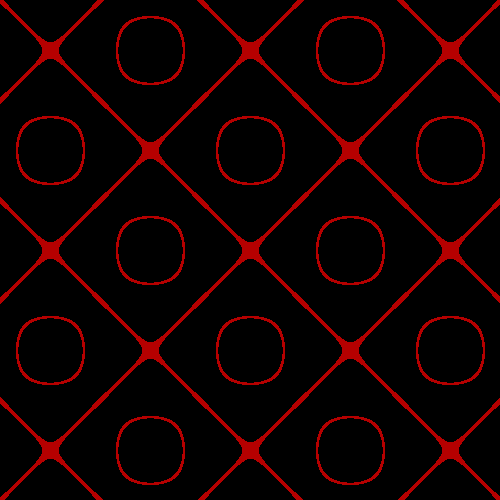
Frame 1 (no input)
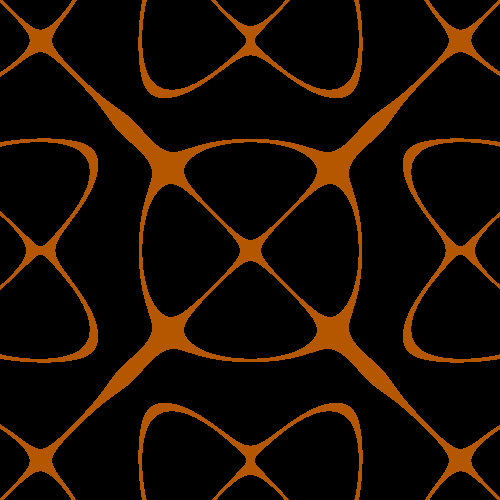
Frame 60 (the mouse pressed at the canvas centre just before this capture)
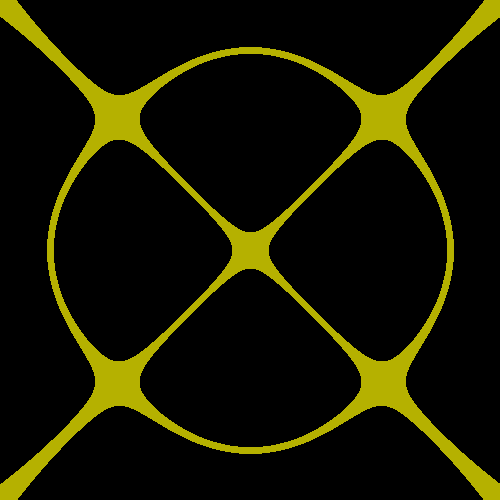
Frame 120 (the mouse held since frame 60 and released just before this capture)

The Processing sketch that drew these frames (run headless with seeded random() and noise(); from frame 60 on, the mouse is pressed at the canvas centre):

// Processing sketch: ChladniFigures
// ── ChladniFigures.pde
// Interesting playing around with different ways of changing m and n
float n = 20;
float m = -10;
float epsilon = 0.1;
float res;
int count = 500;
float increment = 0.001;
String currentlyAdjusting = "n";
float nIncrement = 0.1;
float cIx = 0;
int cChangeRate = 2;
boolean start;
float displacement = 0.0;//2.0;


void setup() {
  size(500, 500);
  background(0);
  res = width/count;
  //stroke(255, 0, 0);
  colorMode(HSB, 360, 100, 100);
}

void draw() {
  background(0);
  stroke(cIx, 100, 100);
  pushMatrix();
  translate(width/2, height/2);
  for (float row = -height/2; row < count; row++) {
    for (float col = -width/2; col < count; col++) {
      //if (abs(sin(n*PI*col*increment)*sin(m*PI*row*increment) - sin(m*PI*col*increment)*sin(n*PI*row*increment)) < epsilon) {
      if (abs(cos(n*PI*col*increment)*cos(m*PI*row*increment) - cos(m*PI*col*increment)*cos(n*PI*row*increment)) < epsilon) {
        point(col*res+random(-displacement,displacement), row*res+random(-displacement,displacement));
      }
    }
  }
  popMatrix();
  m += nIncrement;
  n -= nIncrement;
  if (frameCount%cChangeRate == 0) {
    cIx ++;
  }
}
